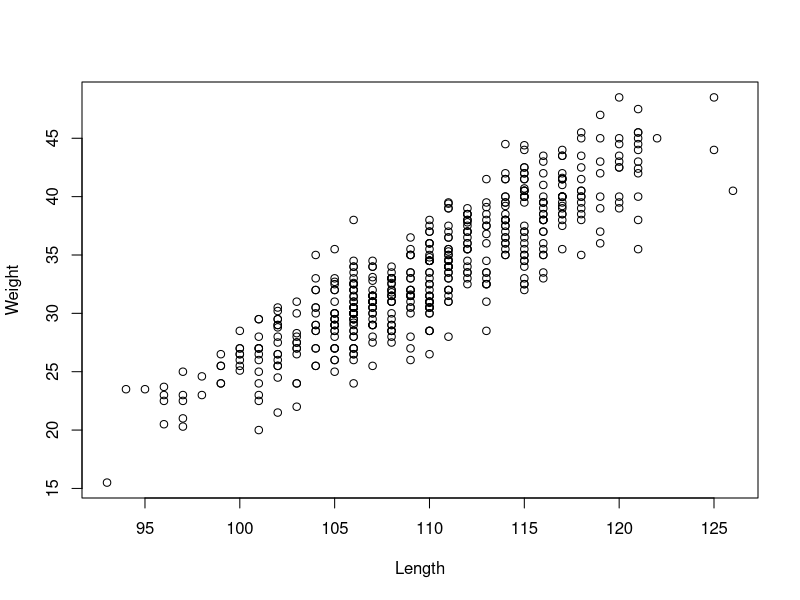
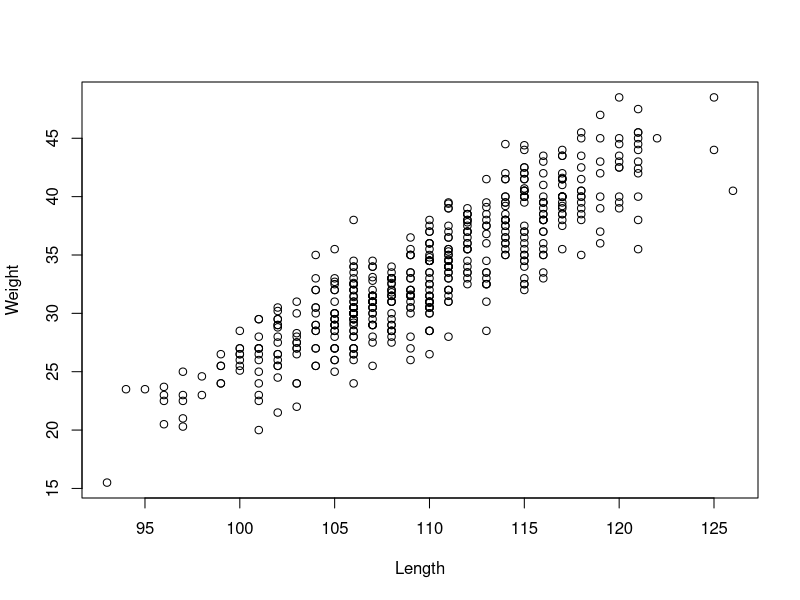
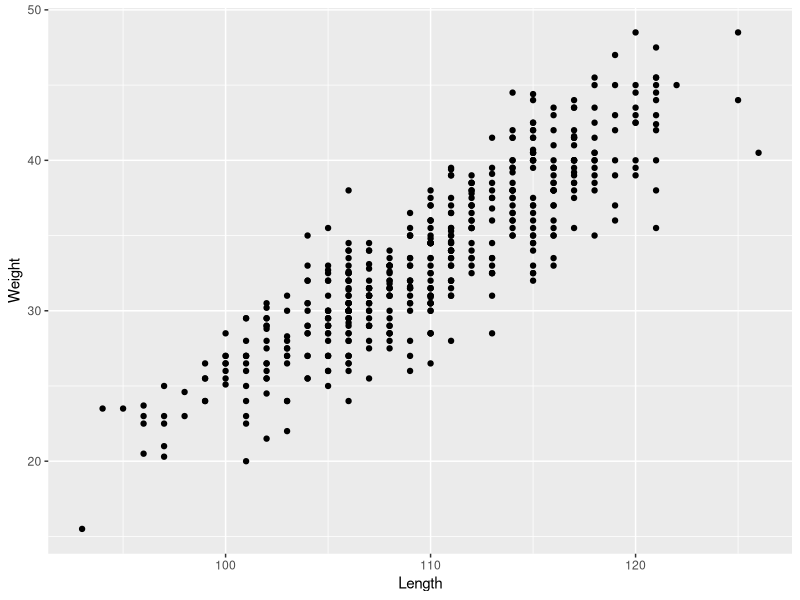
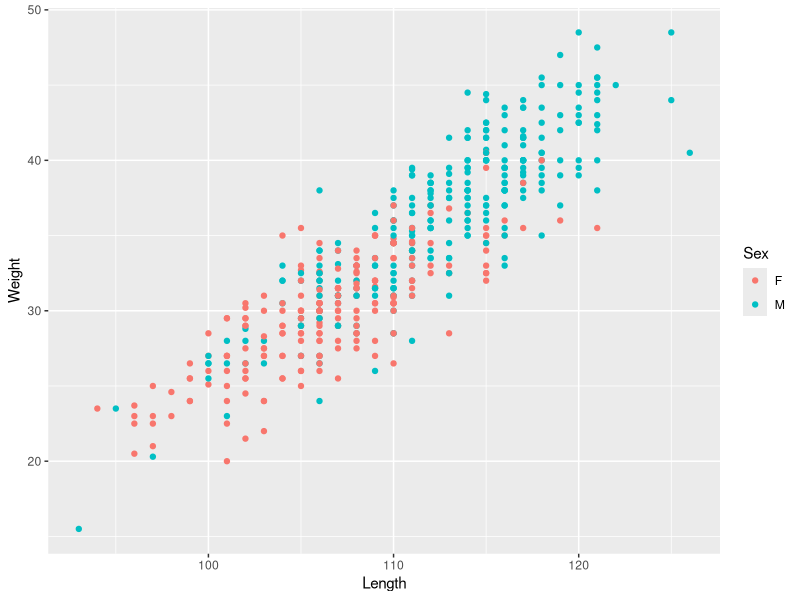
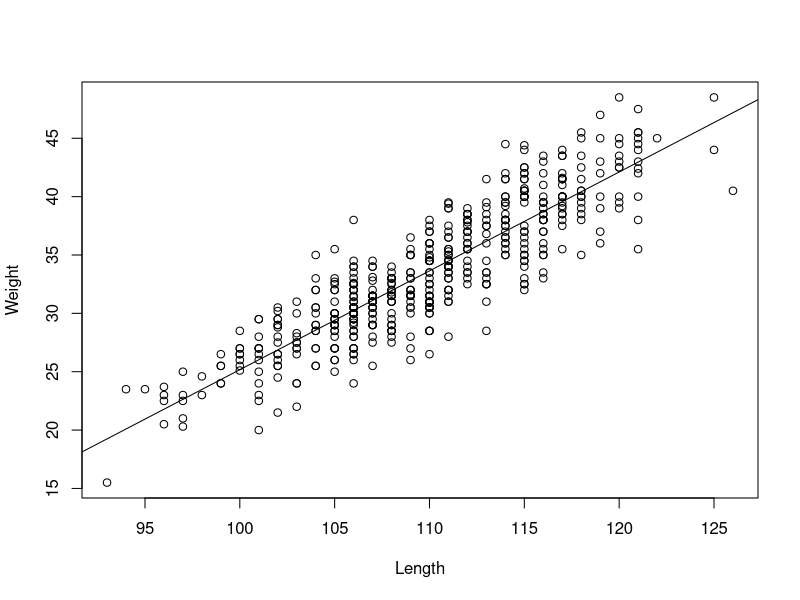
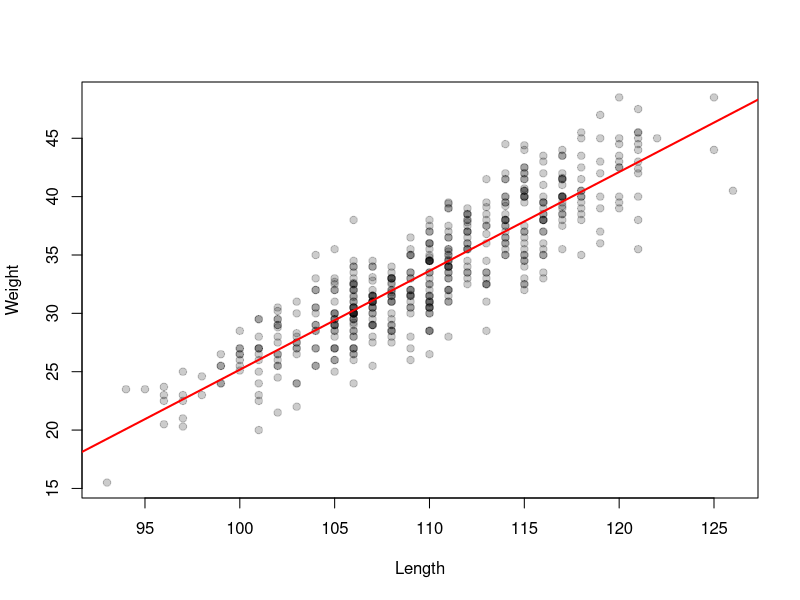
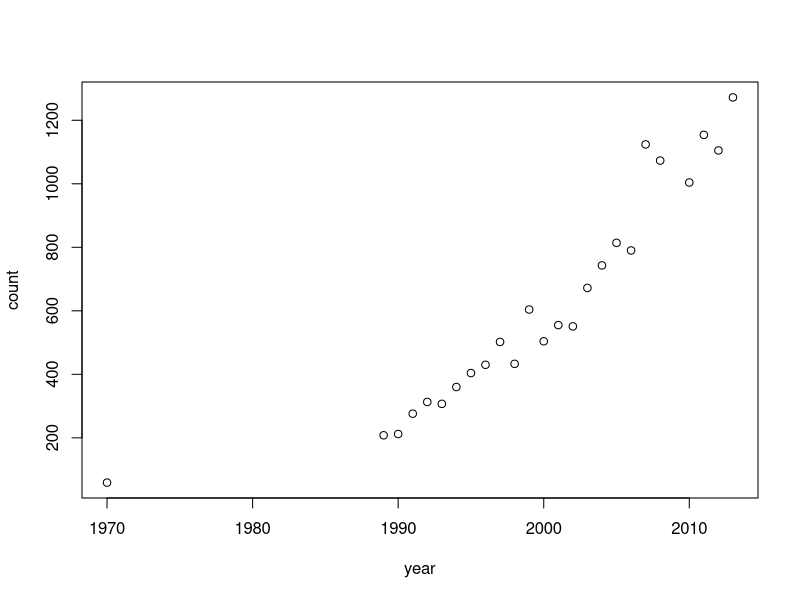
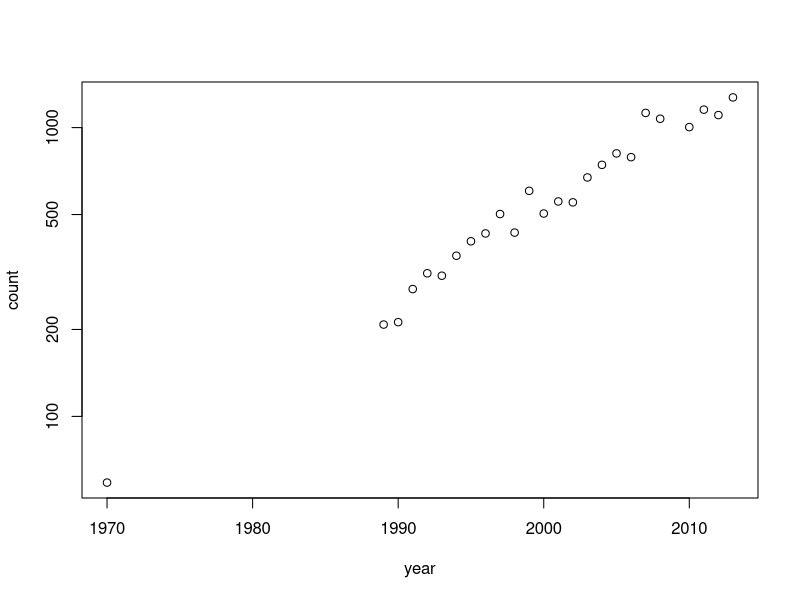

R code for these plots, in order:
## ---- chunk 1
knitr::opts_chunk$set(echo = TRUE, 
                      out.width = "60%",
                      fig.align = "center",
                      warnings = FALSE, 
                      mmessage = FALSE)
## ---- chunk 2
SeaLions <- read.csv("SeaLions.csv")
SeaOtters <- read.csv("SeaOtters.csv")
## ---- chunk 3
getwd()
## ---- chunk 4
list.files()
## ---- chunk 5
#head() is a useful command for viewing/understanding data structure. This will show you the first 6 rows of a dataframe.
head(SeaLions)
## ---- chunk 6
#This creates new strings for columns in SeaLions. See environment to the right>>>
Length <- SeaLions$Length
Weight <- SeaLions$Weight
plot(Length, Weight)
## ---- chunk 7
plot(Weight ~ Length, data = SeaLions)
## ---- chunk 8
library(ggplot2)
## ---- chunk 9
require(ggplot2)
## ---- chunk 10
ggplot(SeaLions, aes(x = Length, y = Weight)) + geom_point()
## ---- chunk 11
ggplot(SeaLions, aes(x = Length, y = Weight, color = Sex)) + geom_point()
## ---- chunk 12
lm(Weight ~ Length, data = SeaLions)
## ---- chunk 13
sealion.fit <- lm(Weight ~ Length, data = SeaLions)
## ---- chunk 14
summary(sealion.fit)
## ---- chunk 15
(CI.low <- 0.84675 - 2*0.02024)
(CI.high <- 0.84675 + 2*0.02024)
## ---- chunk 16
summary(sealion.fit)$coef[2,1] + c(-2,2) * summary(sealion.fit)$coef[2,2]

## ---- chunk 17
plot(Weight ~ Length, data = SeaLions)
abline(sealion.fit)
## ---- chunk 18
plot(Weight ~ Length, data = SeaLions, pch = 19, col = rgb(0,0,0,.2))
abline(sealion.fit, col = "red", lwd = 2)
## ---- chunk 19
SeaLion.males <- subset(SeaLions, Sex == "M")
SeaLion.females <- subset(SeaLions, Sex == "F")
## ---- chunk 20
plot(count ~ year, data = SeaOtters)
## ---- chunk 21
plot(count ~ year, data = SeaOtters, log = "y")
## ---- chunk 22
otter.fit <- lm(count ~ year, data = SeaOtters)
## ---- chunk 23
otter.fit
## ---- chunk 24
summary(otter.fit)
## ---- chunk 25
plot(count ~ year, data = SeaOtters)
abline(otter.fit)
## ---- chunk 26
logotter.fit <- lm(log(count) ~ year, data = SeaOtters)
summary(logotter.fit)
## ---- chunk 27
r.hat <- summary(logotter.fit)$coefficients[2,1]
r.sd <- summary(logotter.fit)$coefficients[2,2]
exp(c(r.hat, r.hat-2*r.sd, r.hat+2*r.sd))
## ---- chunk 28
plot(log(count) ~ year, data = SeaOtters)
abline(logotter.fit)
## ---- chunk 29
plot(log(count) ~ year, main = 'Sea Otter Population', 
     col = 'brown', pch = 4, data = SeaOtters, lwd = 2)
abline(logotter.fit, col = "blue", lwd = 2)
## ---- chunk 30
plot(count ~ year, main = 'Sea Otter Population', 
     col = 'brown', pch = 4, data = SeaOtters, lwd = 2)
curve(exp(logotter.fit$coef[1] + 
            logotter.fit$coef[2] * x), col = "blue", add = TRUE, lwd = 2)
## ---- chunk 31
require(ggplot2)

ggplot(SeaOtters, aes(year, count)) + geom_point() + 
    stat_smooth(method = "glm", 
                method.args = list(family = gaussian(link = "log")))
